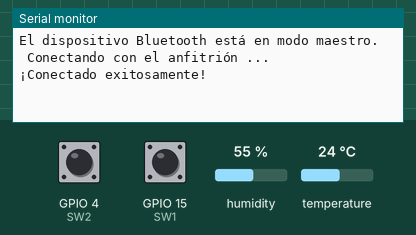
Simulated run of this sketch. Board: ESP32. On the bench: the last lines printed to the serial monitor. The test bench sets the inputs (shaded band); at power-on: GPIO 4 (SW2) HIGH, GPIO 15 (SW1) LOW, humidity 55 %, temperature 24 °C. Nothing arrives over Bluetooth unless stated.

Above: at 1.2 s.
1.3 s: GPIO 4 (SW2) pulled LOW for 0.15 s
At 2.5 s:
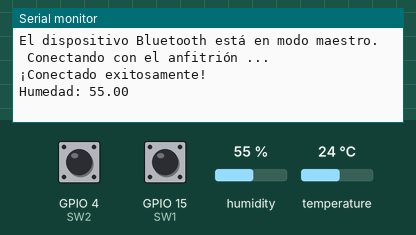
2.9 s: GPIO 15 (SW1) pulled HIGH for 0.15 s
At 4.2 s:
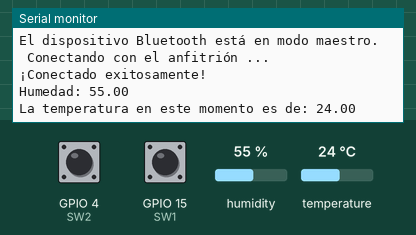

Measured:
- after the input at 1.3 s, the serial monitor: prints a new line at once (image 1)
- after the input at 2.9 s, the serial monitor: prints a new line at once (image 2)

The sketch:

Bluetooth_2_1_master.ino
```cpp
//Incluir librería de bluetooth
#include "BluetoothSerial.h"
//Incluir librería de Temperatura y Humedad
#include "DHT.h"
//Boton para SW1
#define SW1 15
//Boton para SW2
#define SW2 4
#define DHTPIN 32     // Digital pin contectado al sensor DHT
#define DHTTYPE DHT11   // DHT 11
DHT dht(DHTPIN, DHTTYPE);
//Se definio un contador para las pulsaciones de despues.
long timeCounter1 = 0;
//Se definio un contador para las pulsaciones de despues.
long timeCounter2 = 0;
//Se definio el umbral.
int timeThreshold = 250;

//Condición para habilitar el bluetooth
#if !defined(CONFIG_BT_ENABLED) || !defined(CONFIG_BLUEDROID_ENABLED)
#error Bluetooth is not enabled! Please run `make menuconfig` to and enable it
#endif


BluetoothSerial BT; // Objeto Bluetooth

//Variable con el nombre del cliente (dispositivo a conectarse - maestro)
String clientName = "Creeper_JohnyXianyaSLAVE"; //Clave del cliente para modo maestro
bool connected; //Variable para conectado

void setup() {
  Serial.begin(115200); //Inicializar la comunicación serial
  BT.begin("Creeper_JohnyXianyaMASTER", true); //Nombre de su dispositivo Bluetooth y en modo maestro
  Serial.println("El dispositivo Bluetooth está en modo maestro.\n Conectando con el anfitrión ..."); //Mensaje cuando este conectandose

  connected = BT.connect(clientName); //Inicializar la conexión vía bluetooth
  if (connected) { //minetras que este conectado
    Serial.println("¡Conectado exitosamente!"); //Si se conecte directamente
  } else {
    while (!BT.connected(10000)) { //Secuencia en que se conecta
      Serial.println("No se pudo conectar. \n Asegúrese de que el dispositivo remoto esté disponible y dentro del alcance, \n luego reinicie la aplicación.");//En el caso que no se conecte arroja el mensaje
    }
  }
}
void loop() {
  if (digitalRead(SW1) == HIGH) { //Verifica si esta pulsado el botón
    Temperatura();//Entrega la temperatura y envia la temperatura del DHT
  }
  else if (digitalRead(SW2) == LOW) {  //Verifica si esta pulsado el botón
    Humedad(); //LLama a la función Humedad() y envia la humedad del DHT.
  }
}

// Funcion Temperatura
void Temperatura() {
  //En el dado caso que el usuario ande dando más pulsaciones de las que debe se le restringe el uso
  if (millis() > timeCounter2 + timeThreshold) {
       //BT.write(49); // Envía 1 en ASCII
       float temperature = dhtStatus(1);//En el primer caso es por si SW2 está apretado envia a la funcion dhtStatus con el valor de 0
       //BT.print("La temperatura en este momento es de: ");//Imprime el texto en el serial del telefono
       BT.print("Temp:");
       BT.print(temperature); //Imprime el valor de la temperatura en el monitor serial
       ///BT.println(temperatureString);//Imprime el valor de la temperatura
       Serial.print("La temperatura en este momento es de: ");//Imprimir el texto en el serial del monitor serial
       Serial.println(temperature); //Imprime el valor de la temperatura en el monitor serial
       timeCounter2 = millis(); //Pusación (tiempo)
  }
}
//Evalua constantemente el estado del DHT 11
float dhtStatus(int value){
    float h = dht.readHumidity(); //Lee los valores de la humedad
    float t = dht.readTemperature(); // Lee los valores de la temperatura
    if (isnan(h) || isnan(t)) { //Verifica si estos valores no están vacios o son nulos
      Serial.println(F("Failed to read from DHT sensor!")); //En el caso que no los haya leido entonces envía este error
    }if (isnan(h)!=true && value == 0){ //Si es diferente el valor de la humedad de nulo y SW1 está activo
      return h; //Regresa la humedad
    }if (isnan(t)!=true && value == 1){ //Si es diferente el valor de la temmperatura de nulo y SW2 está activo.
      return t; //Regresa la temperatura
    }
}


//Funcion de Humedad
void Humedad(){
  //En el dado caso que el usuario ande dando más pulsaciones de las que debe se le restringe el uso
  if (millis() > timeCounter1 + timeThreshold) {
      float humidity = dhtStatus(0); //En el primer caso es por si SW1 está apretado envia a la funcion dhtStatus con el valor de 1
      BT.print("Humedad:"); //Imprime el texto en el serial del telefono
      BT.println(humidity); //Imprime el valor de la humedad
      Serial.print("Humedad: "); //Imprimir el texto en el serial del monitor serial
      Serial.println(humidity); //Imprime el valor de la humedad en el monitor serial
      timeCounter1 = millis(); //Pusación (tiempo)
  }
}
```
